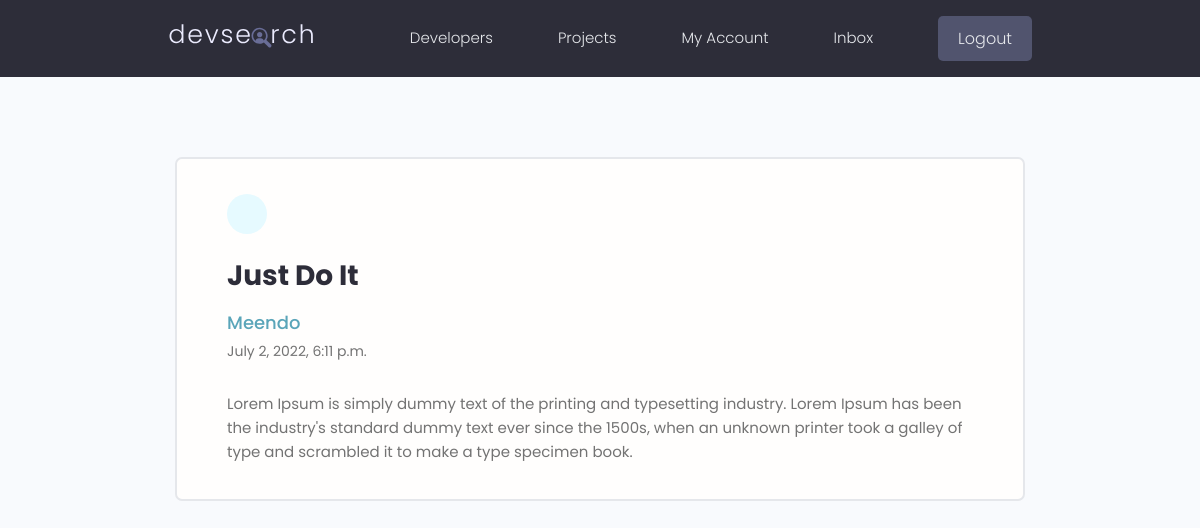
Page /message/0ce80108-9fcc-4c6e-8d73-473788b94dca/ (signed in) on the committed database.
### users/models.py (models this page shows, shortened)
class Message(models.Model):
    sender = models.ForeignKey(
        Profile, on_delete=models.SET_NULL, null=True, blank=True
    )
    recipient = models.ForeignKey(
        Profile,
        on_delete=models.SET_NULL,
        null=True,
        blank=True,
        related_name="messages",
    )
    name = models.CharField(max_length=200, null=True, blank=True)
    email = models.EmailField(max_length=200, null=True, blank=True)
    subject = models.CharField(max_length=200, null=True, blank=True)
    body = models.TextField()
    is_read = models.BooleanField(default=False, null=True)
    created = models.DateTimeField(auto_now_add=True)
    id = models.UUIDField(
        default=uuid.uuid4, unique=True, primary_key=True, editable=False
    )
    class Meta:
        ordering = ["is_read", "-created"]

### users/views.py (the view)
# urls.py: path("message/<str:pk>/", views.view_message, name="message"),
@login_required(login_url="login")
def view_message(request, pk):
    profile = request.user.profile
    message = profile.messages.get(id=pk)
    if message.is_read == False:
        message.is_read = True
        message.save()
    context = {"message": message}
    return render(request, "users/message.html", context)

### users/templates/users/message.html (shortened to what this page needs)
{%extends "base.html" %}
{% block content %}
  <main class="messagePage my-xl">
    <div class="content-box">
      <div class="message">
        <a class="backButton" href="{% url 'inbox' %}"></a>
        <h2 class="message__subject">{{message.subject}}</h4>
          <a href="profile.html" class="message__author">{{message.name}}</a>
          <p class="message__date">{{message.created}}</p>
          <div class="message__body">
            {{message.body|linebreaksbr}}
          </div>
      </div>
    </div>
  </main>
{% endblock content %}

### static/styles/app.css (style rules this page uses)
:root { --color-sub: #2d2d39; }
.content-box { width: 95%; max-width: 85rem; margin: 0 auto; }
.message { padding: 2.5rem 0; }
.message > a { display: flex; gap: 1rem; }
.message__author, .message__date { flex-basis: 25%; }
.message__subject { flex-basis: 50%; }
.message__date { text-align: right; }
.messagePage .message { list-style: none; background: var(--color-white); padding: 3.5rem 5rem; border: 2px solid var(--color-light); border-radius: 0.7rem; }
.messagePage .message__subject { font-size: 2.8rem; color: var(--color-sub); margin-bottom: 1rem; margin-top: 2rem; }
.messagePage .message__author { font-size: 1.8rem; font-weight: 500; }
.messagePage .message__date { font-size: 1.4rem; font-weight: 400; text-align: left; margin-bottom: 3rem; }
.backButton { background: var(--color-main-light); color: var(--color-main); width: 4rem; height: 4rem; display: flex; align-items: center; justify-content: center; border-radius: 50%; }

### static/uikit/styles/modules/_variables.css (style rules this page uses)
:root { --color-main: #5aa5b9; --color-main-light: #e6faff; --color-sub: #3f4156; --color-sub-light: #51546e; --color-sub-lighter: #ededfd; --color-text: #737373; --color-gray: #8b8b8b; --color-light: #e5e7eb; --color-light-gray: #767676; --color-bg: #f8fafd; --color-white: #fffefd; --color-white-light: #f3f3f3; --color-success: #359e64; --color-success-bg: #def8e8; --color-error: #fc4b0b; --color-error-bg: #fff2ee; --font-base: 'Poppins', arial, helvetica, 'Segoe UI', roboto, ubuntu, sans-serif; --font-monospace: 'Fira Code', 'Courier New', courier, monospace; --font-regular: 300; --font-medium: 500; --font-bold: 700; --generic-shadow: 1px 1px 5px #00000010; --generic-transition: all 0.3s ease-in-out; }

### static/uikit/styles/modules/_base.css (style rules this page uses)
* { margin: 0; padding: 0; box-sizing: border-box; text-rendering: optimizeLegibility; color: inherit; font-size: inherit; }
html { font-size: 50%; }
@media only screen and (min-width: 480px) { html { font-size: 56.25%; } }
@media only screen and (min-width: 1200px) { html { font-size: 62.5%; } }
body { line-height: 1.6; font-weight: 400; font-size: 1.5rem; color: var(--color-text); background-color: var(--color-bg); min-height: 100vh; }

### static/uikit/styles/modules/_typography.css (style rules this page uses)
* { font-family: var(--font-base); }
h2 { font-size: 3.6rem; font-weight: var(--font-bold); }
p, span, strong { font-size: 1.6rem; color: var(--color-text); font-weight: var(--font-regular); }
a { padding-bottom: 2px; text-decoration: none; display: inline-block; color: var(--color-main); font-weight: var(--font-medium); }

### static/uikit/styles/modules/_utilities.css (style rules this page uses)
.my-xl { margin: 8rem auto; }

### rows in the picture
Message: subject "Just Do It", name "Meendo", created "July 2, 2022, 6:11 p.m.", body "Lorem Ipsum is simply dummy text of the printing and typesetting industry. Lorem Ipsum has been the industry's standard dummy text ever since the 1500s, when an unknown printer took a galley of type and scrambled it to make a type specimen book."
